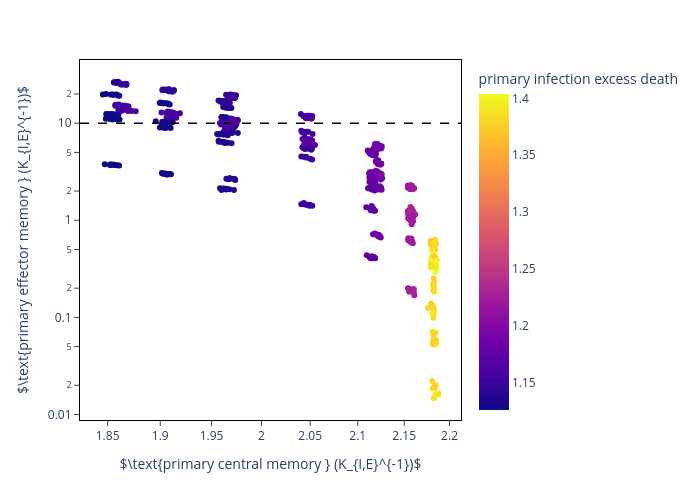

The notebook cell this image was saved under:
### Code cell
prim_mean_df['p_NE_reg'] = prim_mean_df['p_psi_NE_c'] + prim_mean_df['p_psi_NE_I']
prim_mean_df['p_EeM_reg'] = prim_mean_df['p_psi_EeM_c'] + prim_mean_df['p_psi_EeM_I']
prim_mean_df['p_norm_inf_pcM'] = prim_mean_df['p_inf_pcM']/K_IE
prim_mean_df['p_norm_inf_peM'] = prim_mean_df['p_inf_peM']/K_IE

fig = px.scatter(prim_mean_df, x = 'p_norm_inf_pcM', y = 'p_norm_inf_peM', color = 'p_norm_harm_pI', #size ='s_EeM_reg',
                 labels ={"p_norm_harm_pI": "primary infection excess death",
                          'p_inf_pcM': "primary central memory",
                          'p_inf_peM': "primary effector memory",
                          'p_norm_inf_pcM': r"$\text{primary central memory } (K_{I,E}^{-1})$",
                          'p_norm_inf_peM': r"$\text{primary effector memory } (K_{I,E}^{-1})$",
                          'p_NE_reg': "naive-to-effector regulation",
                          'p_EeM_reg': "effector-to-memory regulation"} ,
                 width = 700,
                 height = 500,
                 hover_data = ['p_psi_NE_c', 'p_psi_NE_I', 'p_psi_EeM_c', 'p_psi_EeM_I'],
                log_y = True, log_x = True)

fig.add_hline(y = 10.0, line_width=1.5, line_dash="dash", line_color="black")

fig.update_layout(
    plot_bgcolor='white'
)

fig.update_xaxes(
    mirror=True,
    ticks='outside',
    showline=True,
    linecolor='black'
)
fig.update_yaxes(
    mirror=True,
    ticks='outside',
    showline=True,
    linecolor='black'
)

fig.show()
fig.write_html('_figs/p_cM_v_p_E'+'.html')

### Figure 1 — Plotly figure (JSON) as saved in the notebook; plotly's stock layout.template omitted (floating-point values rounded to 4 significant figures; data arrays with more than 128 entries replaced by an {"elided": "..."} marker saying what was removed)
{"data": [{"customdata": {"elided": "729x4 int values"}, "hovertemplate": "$\\text{primary central memory } (K_{I,E}^{-1})$=%{x}<br>$\\text{primary effector memory } (K_{I,E}^{-1})$=%{y}<br>p_psi_NE_c=%{customdata[0]}<br>p_psi_NE_I=%{customdata[1]}<br>p_psi_EeM_c=%{customdata[2]}<br>p_psi_EeM_I=%{customdata[3]}<br>primary infection excess death=%{marker.color}<extra></extra>", "legendgroup": "", "marker": {"color": {"elided": "729 float values"}, "coloraxis": "coloraxis", "symbol": "circle"}, "mode": "markers", "name": "", "orientation": "v", "showlegend": false, "type": "scatter", "x": {"elided": "729 float values"}, "xaxis": "x", "y": {"elided": "729 float values"}, "yaxis": "y"}], "layout": {"coloraxis": {"colorbar": {"title": {"text": "primary infection excess death"}}, "colorscale": [[0, "#0d0887"], [0.1111, "#46039f"], [0.2222, "#7201a8"], [0.3333, "#9c179e"], [0.4444, "#bd3786"], [0.5556, "#d8576b"], [0.6667, "#ed7953"], [0.7778, "#fb9f3a"], [0.8889, "#fdca26"], [1, "#f0f921"]]}, "height": 500, "legend": {"tracegroupgap": 0}, "margin": {"t": 60}, "plot_bgcolor": "white", "shapes": [{"line": {"color": "black", "dash": "dash", "width": 1.5}, "type": "line", "x0": 0, "x1": 1, "xref": "x domain", "y0": 10, "y1": 10, "yref": "y"}], "width": 700, "xaxis": {"anchor": "y", "autorange": true, "domain": [0, 1], "linecolor": "black", "mirror": true, "range": [0.261, 0.345], "showline": true, "ticks": "outside", "title": {"text": "$\\text{primary central memory } (K_{I,E}^{-1})$"}, "type": "log"}, "yaxis": {"anchor": "x", "autorange": true, "domain": [0, 1], "linecolor": "black", "mirror": true, "range": [-2.057, 1.651], "showline": true, "ticks": "outside", "title": {"text": "$\\text{primary effector memory } (K_{I,E}^{-1})$"}, "type": "log"}}}
